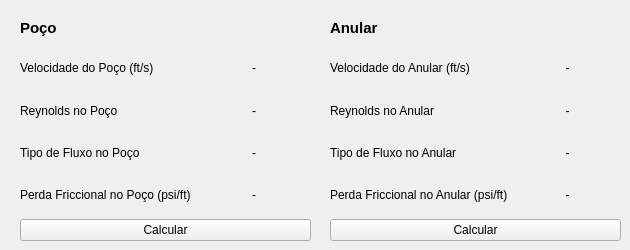
    <widget class="QWidget" name="tab_7">
     <attribute name="title">
      <string>           Modelo Newtoniano           </string>
     </attribute>
     <widget class="QLabel" name="label_6">
      <property name="geometry">
       <rect>
        <x>330</x>
        <y>20</y>
        <width>201</width>
        <height>16</height>
       </rect>
      </property>
      <property name="font">
       <font>
        <pointsize>11</pointsize>
        <bold>true</bold>
       </font>
      </property>
      <property name="text">
       <string>Anular</string>
      </property>
     </widget>
     <widget class="QLabel" name="label_7">
      <property name="geometry">
       <rect>
        <x>20</x>
        <y>20</y>
        <width>201</width>
        <height>16</height>
       </rect>
      </property>
      <property name="font">
       <font>
        <pointsize>11</pointsize>
        <bold>true</bold>
       </font>
      </property>
      <property name="text">
       <string>Poço</string>
      </property>
     </widget>
     <widget class="QWidget" name="gridLayoutWidget_4">
      <property name="geometry">
       <rect>
        <x>330</x>
        <y>50</y>
        <width>291</width>
        <height>191</height>
       </rect>
      </property>
      <layout class="QGridLayout" name="gridLayout_4">
       <item row="1" column="1">
        <widget class="QLabel" name="lbnReynoldsAnularNewtoniano">
         <property name="styleSheet">
          <string notr="true"/>
         </property>
         <property name="text">
          <string>-</string>
         </property>
         <property name="alignment">
          <set>Qt::AlignmentFlag::AlignCenter</set>
         </property>
        </widget>
       </item>
       <item row="1" column="0">
        <widget class="QLabel" name="lbnTituloReynoldsAnularNewtoniano">
         <property name="font">
          <font>
           <pointsize>9</pointsize>
           <bold>false</bold>
          </font>
         </property>
         <property name="text">
          <string>Reynolds no Anular</string>
         </property>
         <property name="alignment">
          <set>Qt::AlignmentFlag::AlignLeading|Qt::AlignmentFlag::AlignLeft|Qt::AlignmentFlag::AlignVCenter</set>
         </property>
        </widget>
       </item>
       <item row="0" column="1">
        <widget class="QLabel" name="lbnVelocidadeAnularNewtoniano">
         <property name="styleSheet">
          <string notr="true"/>
         </property>
         <property name="text">
          <string>-</string>
         </property>
         <property name="alignment">
          <set>Qt::AlignmentFlag::AlignCenter</set>
         </property>
        </widget>
       </item>
       <item row="3" column="0">
        <widget class="QLabel" name="lbnTituloPerdaFriccionalAnularNewtoniano">
         <property name="font">
          <font>
           <pointsize>9</pointsize>
           <bold>false</bold>
          </font>
         </property>
         <property name="text">
          <string>Perda Friccional no Anular (psi/ft)</string>
         </property>
         <property name="alignment">
          <set>Qt::AlignmentFlag::AlignLeading|Qt::AlignmentFlag::AlignLeft|Qt::AlignmentFlag::AlignVCenter</set>
         </property>
        </widget>
       </item>
       <item row="2" column="1">
        <widget class="QLabel" name="lbnTipoFluxoAnularNewtoniano">
         <property name="styleSheet">
          <string notr="true"/>
         </property>
         <property name="text">
          <string>-</string>
         </property>
         <property name="alignment">
          <set>Qt::AlignmentFlag::AlignCenter</set>
         </property>
        </widget>
       </item>
       <item row="2" column="0">
        <widget class="QLabel" name="lbnTituloTipoFluxoAnularNewtoniano">
         <property name="font">
          <font>
           <pointsize>9</pointsize>
           <bold>false</bold>
          </font>
         </property>
         <property name="text">
          <string>Tipo de Fluxo no Anular</string>
         </property>
         <property name="alignment">
          <set>Qt::AlignmentFlag::AlignLeading|Qt::AlignmentFlag::AlignLeft|Qt::AlignmentFlag::AlignVCenter</set>
         </property>
        </widget>
       </item>
       <item row="0" column="0">
        <widget class="QLabel" name="lbnTituloVelocidadeAnularNewtoniano">
         <property name="font">
          <font>
           <pointsize>9</pointsize>
           <bold>false</bold>
          </font>
         </property>
         <property name="text">
          <string>Velocidade do Anular (ft/s)</string>
         </property>
         <property name="alignment">
          <set>Qt::AlignmentFlag::AlignLeading|Qt::AlignmentFlag::AlignLeft|Qt::AlignmentFlag::AlignVCenter</set>
         </property>
        </widget>
       </item>
       <item row="3" column="1">
        <widget class="QLabel" name="lbnPerdaFriccionalAnularNewtoniano">
         <property name="styleSheet">
          <string notr="true"/>
         </property>
         <property name="text">
          <string>-</string>
         </property>
         <property name="alignment">
          <set>Qt::AlignmentFlag::AlignCenter</set>
         </property>
        </widget>
       </item>
       <item row="4" column="0" colspan="2">
        <widget class="QPushButton" name="btnCalcularModeloNewtonianoAnular">
         <property name="font">
          <font>
           <pointsize>9</pointsize>
           <bold>false</bold>
          </font>
         </property>
         <property name="text">
          <string>Calcular</string>
         </property>
        </widget>
       </item>
      </layout>
     </widget>
     <widget class="QWidget" name="gridLayoutWidget_3">
      <property name="geometry">
       <rect>
        <x>20</x>
        <y>50</y>
        <width>291</width>
        <height>191</height>
       </rect>
      </property>
      <layout class="QGridLayout" name="gridLayout_3">
       <item row="0" column="1">
        <widget class="QLabel" name="lbnVelocidadePocoNewtoniano">
         <property name="styleSheet">
          <string notr="true"/>
         </property>
         <property name="text">
          <string>-</string>
         </property>
         <property name="alignment">
          <set>Qt::AlignmentFlag::AlignCenter</set>
         </property>
        </widget>
       </item>
       <item row="1" column="0">
        <widget class="QLabel" name="lbnTituloReynoldsPocoNewtoniano">
         <property name="font">
          <font>
           <pointsize>9</pointsize>
           <bold>false</bold>
          </font>
         </property>
         <property name="text">
          <string>Reynolds no Poço</string>
         </property>
         <property name="alignment">
          <set>Qt::AlignmentFlag::AlignLeading|Qt::AlignmentFlag::AlignLeft|Qt::AlignmentFlag::AlignVCenter</set>
         </property>
        </widget>
       </item>
       <item row="2" column="1">
        <widget class="QLabel" name="lbnTipoFluxoPocoNewtoniano">
         <property name="styleSheet">
          <string notr="true"/>
         </property>
         <property name="text">
          <string>-</string>
         </property>
         <property name="alignment">
          <set>Qt::AlignmentFlag::AlignCenter</set>
         </property>
        </widget>
       </item>
       <item row="0" column="0">
        <widget class="QLabel" name="lbnTituloVelocidadePocoNewtoniano">
         <property name="font">
          <font>
           <pointsize>9</pointsize>
           <bold>false</bold>
          </font>
         </property>
         <property name="text">
          <string>Velocidade do Poço (ft/s)</string>
         </property>
         <property name="alignment">
          <set>Qt::AlignmentFlag::AlignLeading|Qt::AlignmentFlag::AlignLeft|Qt::AlignmentFlag::AlignVCenter</set>
         </property>
        </widget>
       </item>
       <item row="3" column="1">
        <widget class="QLabel" name="lbnPerdaFriccionalPocoNewtoniano">
         <property name="styleSheet">
          <string notr="true"/>
         </property>
         <property name="text">
          <string>-</string>
         </property>
         <property name="alignment">
          <set>Qt::AlignmentFlag::AlignCenter</set>
         </property>
        </widget>
       </item>
       <item row="1" column="1">
        <widget class="QLabel" name="lbnReynoldsPocoNewtoniano">
         <property name="styleSheet">
          <string notr="true"/>
         </property>
         <property name="text">
          <string>-</string>
         </property>
         <property name="alignment">
          <set>Qt::AlignmentFlag::AlignCenter</set>
         </property>
        </widget>
       </item>
       <item row="4" column="0" colspan="2">
        <widget class="QPushButton" name="btnCalcularModeloNewtonianoPoco">
         <property name="font">
          <font>
           <pointsize>9</pointsize>
           <bold>false</bold>
          </font>
         </property>
         <property name="text">
          <string>Calcular</string>
         </property>
        </widget>
       </item>
       <item row="3" column="0">
        <widget class="QLabel" name="lbnTituloPerdaFriccionalPocoNewtoniano">
         <property name="font">
          <font>
           <pointsize>9</pointsize>
           <bold>false</bold>
          </font>
         </property>
         <property name="text">
          <string>Perda Friccional no Poço (psi/ft)</string>
         </property>
         <property name="alignment">
          <set>Qt::AlignmentFlag::AlignLeading|Qt::AlignmentFlag::AlignLeft|Qt::AlignmentFlag::AlignVCenter</set>
         </property>
        </widget>
       </item>
       <item row="2" column="0">
        <widget class="QLabel" name="lbnTituloTipoFluxoPocoNewtoniano">
         <property name="font">
          <font>
           <pointsize>9</pointsize>
           <bold>false</bold>
          </font>
         </property>
         <property name="text">
          <string>Tipo de Fluxo no Poço</string>
         </property>
         <property name="alignment">
          <set>Qt::AlignmentFlag::AlignLeading|Qt::AlignmentFlag::AlignLeft|Qt::AlignmentFlag::AlignVCenter</set>
         </property>
        </widget>
       </item>
      </layout>
     </widget>
    </widget>
